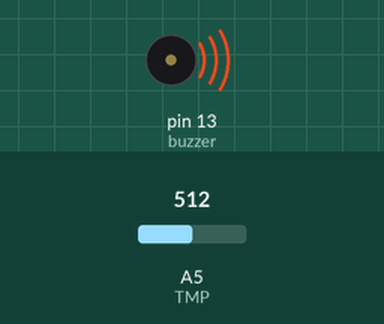
This sketch was run on a simulated Arduino Uno, built with avr-gcc and run on an emulated ATmega328P. On the bench: buzzer (waves = sounding). The test bench sets the inputs (shaded band); at power-on: A5 (TMP) = 512.

Above: at 1.2 s.
1.3 s: A5 (TMP) set to 177
3.4 s: A5 (TMP) set to 148
At 5.5 s:
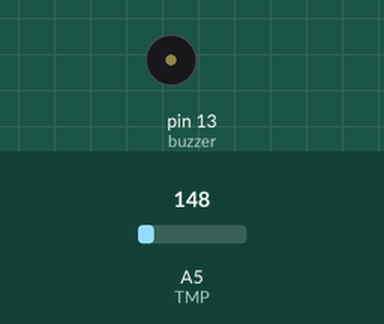
5.8 s: A5 (TMP) set to 306
At 6.6 s:
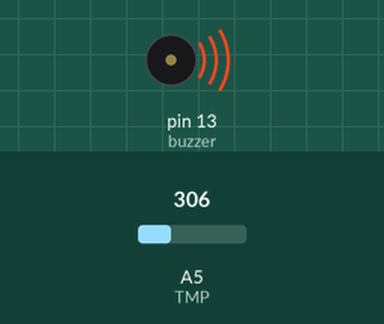
7.3 s: A5 (TMP) set to 122
At 8.6 s:
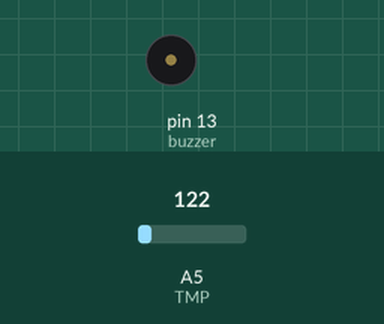
Timing chart, 0 to 10.3 s (numbered marks = the images above; inputs shaded):
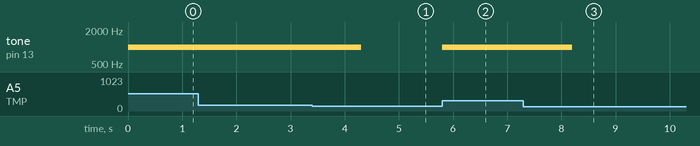

The sketch:

ex8.ino
```cpp
// C++ code
int celsius = 0;
int TMP = A5;
int buzzer = 13;

void setup()

{
  pinMode(buzzer, OUTPUT);
  Serial.begin(9600);
}

void loop()
{
    celsius = map(((analogRead(TMP) - 20) * 3.04), 0, 1023, -40, 125);

  if(celsius > 30){
  tone(buzzer, 1000, 1000);
  delay(100);
}


}
```

lab12.cpp
```cpp
// c++ code

// definindo as portas
int transistorPin = 2;
int potenciometroPin = A1;

// função setup
void setup()
{
    Serial.begin(9600);
    pinMode(transistorPin, OUTPUT);
    pinMode(potenciometroPin, INPUT);
}
// função loop
void loop()
{
    int valorPotenciometro = analogRead(potenciometroPin);
    int valorTransistor = map(valorPotenciometro, 0, 1023, 0, 255);

    analogWrite(transistorPin, valorTransistor);
    Serial.println(valorTransistor);
    delay(100);
}
```

lab13.cpp
```cpp
// C++ code

#include <Servo.h>

const int botao = 2;
const int pinoServo = 3;

Servo cancela_estacionamento;

void setup()
{
    pinMode(botao, INPUT);
    cancela_estacionamento.attach(pinoServo, 500, 2500);
    cancela_estacionamento.write(90);
}

void loop()
{
    int estadoBotao = digitalRead(botao);
    if (estadoBotao == HIGH)
    {
        cancela_estacionamento.write(0);
        delay(2000);
        cancela_estacionamento.write(90);
        while (digitalRead(botao) == HIGH)
        {
            // Aguardar até o botão ser solto
        }
    }
}
```

lab14.cpp
```cpp

```

lab15.cpp
```cpp

```

lab16b.cpp
```cpp

```

Measured:
- the behaviour switches between 166 and 165 on A5 (TMP) (found by bisection; images 0 and 1)
- after the input at 1.3 s, every drawn part: stays the same
- after the input at 3.4 s, tone on pin 13 (buzzer): 1000 Hz → silent after 0.91 s
- after the input at 5.8 s, tone on pin 13 (buzzer): silent → 1000 Hz at once
- after the input at 7.3 s, tone on pin 13 (buzzer): 1000 Hz → silent after 0.90 s
